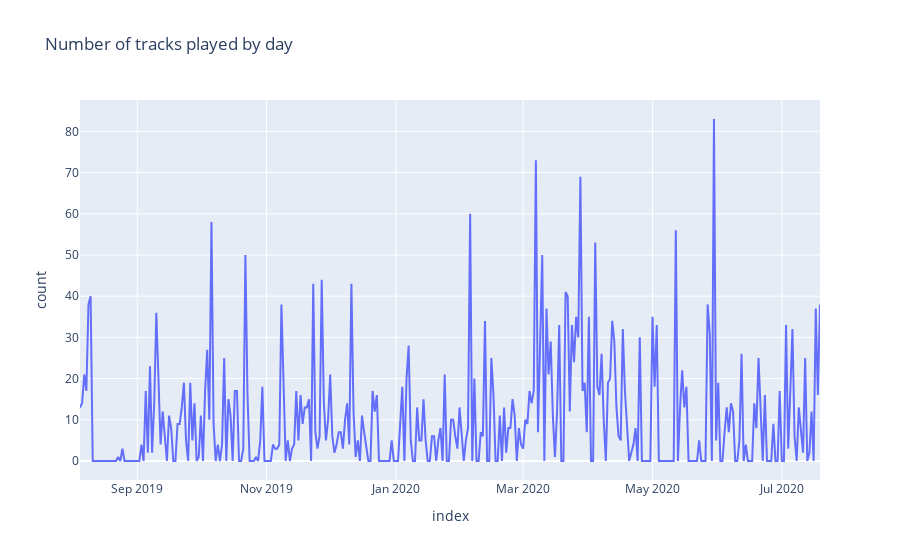

The notebook cell this image was saved under:
### Code cell
fig = px.line(
    daily_count, 
    labels={'played_at':'date', 'value':'count'}, 
    hover_data={'variable': False}, 
    hover_name='variable', 
    title='Number of tracks played by day'
)
fig.update_layout(showlegend=False)

### Figure 1 — Plotly figure (JSON) as saved in the notebook; plotly's stock layout.template omitted (floating-point values rounded to 4 significant figures; data arrays with more than 128 entries replaced by an {"elided": "..."} marker saying what was removed)
{"data": [{"customdata": {"elided": "350x1 str values"}, "hovertemplate": "<b>%{hovertext}</b><br><br>index=%{x}<br>count=%{y}<extra></extra>", "hovertext": {"elided": "350 str values"}, "legendgroup": "daily count", "line": {"color": "#636efa", "dash": "solid"}, "mode": "lines", "name": "daily count", "orientation": "v", "showlegend": true, "type": "scatter", "x": {"elided": "350 str values"}, "xaxis": "x", "y": {"elided": "350 int values"}, "yaxis": "y"}], "layout": {"autosize": true, "legend": {"title": {"text": "variable"}, "tracegroupgap": 0}, "showlegend": false, "title": {"text": "Number of tracks played by day"}, "xaxis": {"anchor": "y", "autorange": true, "domain": [0, 1], "range": ["2019-08-05", "2020-07-19"], "title": {"text": "index"}, "type": "date"}, "yaxis": {"anchor": "x", "autorange": true, "domain": [0, 1], "range": [-4.611, 87.61], "title": {"text": "count"}, "type": "linear"}}}
